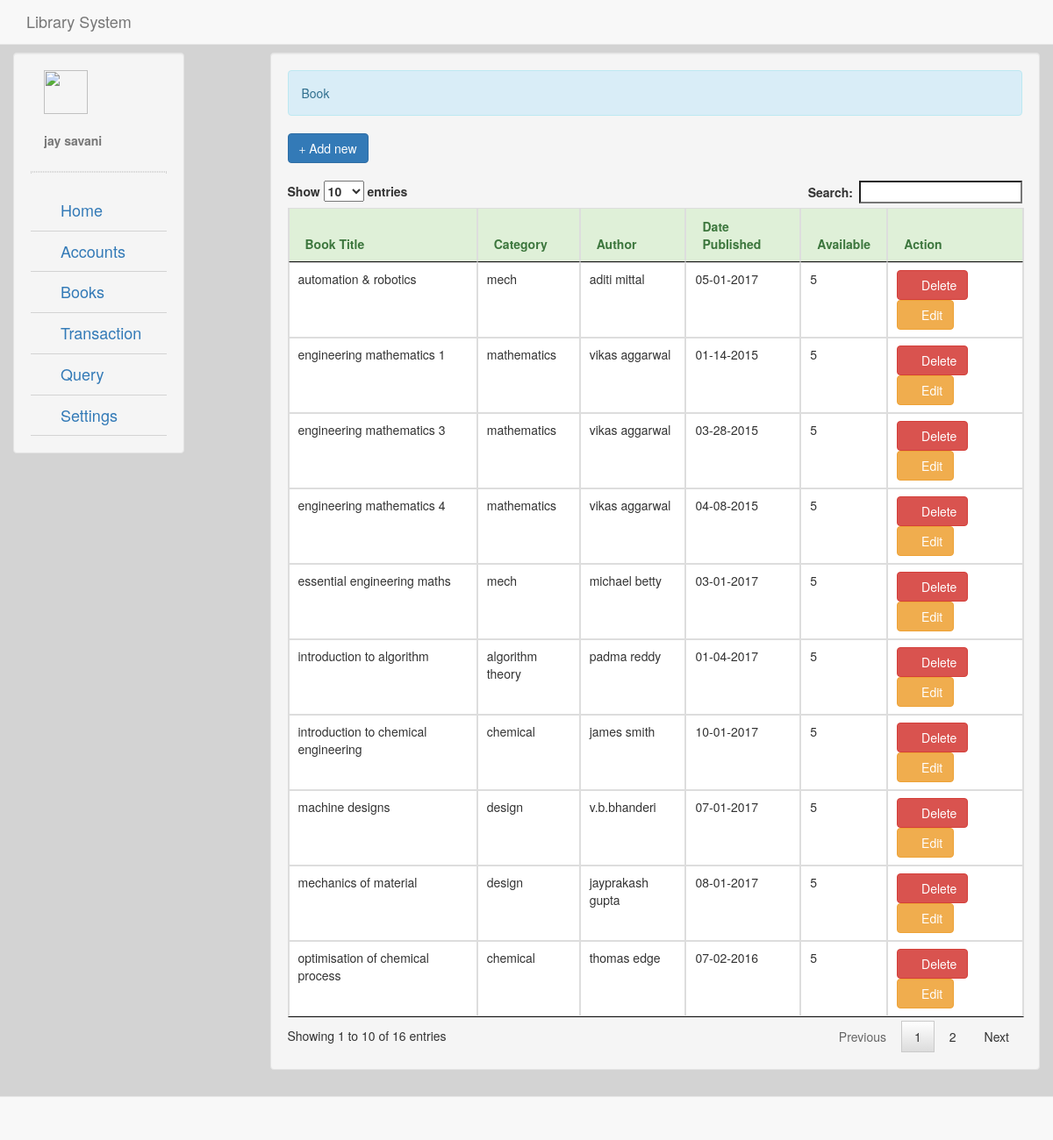
Page /book.php (signed in) on the committed database.
### tables this page shows
CREATE TABLE `book` (
  `book_id` int(11) NOT NULL,
  `book_title` varchar(50) NOT NULL,
  `book_description` varchar(100) NOT NULL,
  `book_category` varchar(100) NOT NULL,
  `book_author` varchar(100) NOT NULL,
  `date_publish` varchar(100) NOT NULL,
  `qty` int(11) NOT NULL
);

### account.php (called while the page is built)
<?php
	require_once 'connect.php';
	$qadmin = $conn->query("SELECT * FROM `admin` WHERE `admin_id` = '$_SESSION[admin_id]'") or die(mysqli_error());
	$fadmin = $qadmin->fetch_array();
	$name = $fadmin['firstname']." ".$fadmin['lastname'];

### book.php (the view, shortened to what this page needs)
<!DOCTYPE html>
<?php
	require_once 'valid.php';
?>
<html lang = "eng">
	<head>
		<link rel = "stylesheet" type = "text/css" href = "css/bootstrap.css" />
		<link rel = "stylesheet" type = "text/css" href = "css/jquery.dataTables.css" />
	</head>
	<body style = "background-color:#d3d3d3;">
		<nav class = "navbar navbar-default navbar-fixed-top">
			<div class = "container-fluid">
				<div class = "navbar-header">
					<h4 class = "navbar-text navbar-right">Library System</h4>
				</div>
			</div>
		</nav>
		<div class = "container-fluid">
			<div class = "col-lg-2 well" style = "margin-top:60px;">
				<div class = "container-fluid" style = "word-wrap:break-word;">
					<img src = "images/user.png" width = "50px" height = "50px"/>
					<br />
					<br />
					<label class = "text-muted"><?php require'account.php'; echo $name;?></label>
				</div>
				<hr style = "border:1px dotted #d3d3d3;"/>
				<ul id = "menu" class = "nav menu">
					<li><a style = "font-size:18px; border-bottom:1px solid #d3d3d3;" href = "home.php"><i class = "glyphicon glyphicon-home"></i> Home</a></li>
					<li><a style = "font-size:18px; border-bottom:1px solid #d3d3d3;" href = ""><i class = "glyphicon glyphicon-tasks"></i> Accounts</a>
					</li>
					<li><a style = "font-size:18px; border-bottom:1px solid #d3d3d3;" href = "book.php"><i class = "glyphicon glyphicon-book"></i> Books</a></li>
					<li><a style = "font-size:18px; border-bottom:1px solid #d3d3d3;" href = ""><i class = "glyphicon glyphicon-th"></i> Transaction</a>
					</li>
					<li><a style = "font-size:18px; border-bottom:1px solid #d3d3d3;" href = "querylist.php?qid=Query1"><i class = "glyphicon glyphicon-tasks"></i> Query </a></li>
					<li><a  style = "font-size:18px; border-bottom:1px solid #d3d3d3;" href = ""><i class = "glyphicon glyphicon-cog"></i> Settings</a>
					</li>
				</ul>
			</div>
			<div class = "col-lg-9 well" style = "margin-top:60px;">
				<div class = "alert alert-info">Book</div>
					<button id = "add_book" type = "button" class = "btn btn-primary"><span class = "glyphicon glyphicon-plus"></span> Add new</button>
					<br />
					<br />
					<div id = "book_table">
						<table id = "table" class = "table table-bordered">
							<thead class = "alert-success">
								<tr>
									<th>Book Title</th>
									<th>Category</th>
									<th>Author</th>
									<th>Date Published</th>
									<th>Available</th>
									<th>Action</th>
								</tr>
							</thead>
							<tbody>
								<?php
									$qbook = $conn->query("SELECT * FROM `book`") or die(mysqli_error());
									while($fbook = $qbook->fetch_array()){
								?>
								<tr>
									<td><?php echo $fbook['book_title']?></td>
									<td><?php echo $fbook['book_category']?></td>
									<td><?php echo $fbook['book_author']?></td>
									<td><?php echo date("m-d-Y", strtotime($fbook['date_publish']))?></td>
									<td><?php echo $fbook['qty']?></td>
									<td><a class = "btn btn-danger delbook_id" value = "<?php echo $fbook['book_id']?>"><span class = "glyphicon glyphicon-remove"></span> Delete</a> <a value = "<?php echo $fbook['book_id']?>" class = "btn btn-warning ebook_id"><span class = "glyphicon glyphicon-edit"></span> Edit</a></td>
								</tr>
								<?php
									}
								?>
							</tbody>
						</table>
					</div>
			</div>
		</div>
		<br />
		<br />
		<br />
		<nav class = "navbar navbar-default navbar-fixed-bottom">
		</nav>
	</body>
</html>

### rows in the picture
book: book_title "introduction to algorithm", book_category "algorithm theory", book_author "padma reddy", date_publish "01-04-2017", qty "5"
book: book_title "essential engineering maths", book_category "mech", book_author "michael betty", date_publish "03-01-2017", qty "5", $fbook['book_id'] 10 (drawn)
book: book_title "automation & robotics", book_category "mech", book_author "aditi mittal", date_publish "05-01-2017", qty "5", $fbook['book_id'] 11 (drawn)
book: book_title "machine designs", book_category "design", book_author "v.b.bhanderi", date_publish "07-01-2017", qty "5", $fbook['book_id'] 12 (drawn)
book: book_title "mechanics of material", book_category "design", book_author "jayprakash gupta", date_publish "08-01-2017", qty "5", $fbook['book_id'] 13 (drawn)
book: book_title "introduction to chemical engineering", book_category "chemical", book_author "james smith", date_publish "10-01-2017", qty "5", $fbook['book_id'] 15 (drawn)
book: book_title "optimisation of chemical process", book_category "chemical", book_author "thomas edge", date_publish "07-02-2016", qty "5", $fbook['book_id'] 18 (drawn)
book: book_title "engineering mathematics 1", book_category "mathematics", book_author "vikas aggarwal", date_publish "01-14-2015", qty "5", $fbook['book_id'] 20 (drawn)
book: book_title "engineering mathematics 3", book_category "mathematics", book_author "vikas aggarwal", date_publish "03-28-2015", qty "5", $fbook['book_id'] 22 (drawn)
book: book_title "engineering mathematics 4", book_category "mathematics", book_author "vikas aggarwal", date_publish "04-08-2015", qty "5", $fbook['book_id'] 23 (drawn)

### other values in the picture
$name "jay savani"
